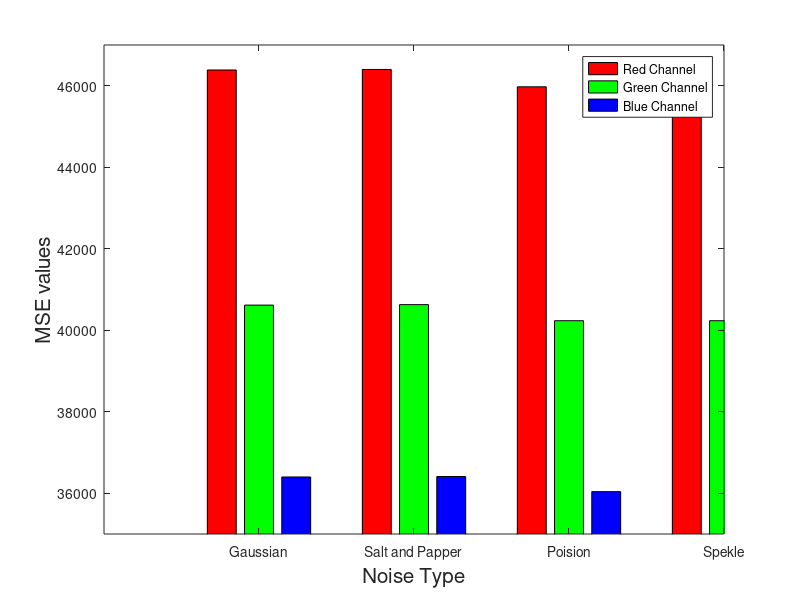

Reproduce this figure in MATLAB.
clear all
clc
X = [ 1; 2; 3; 4 ];
Y = [ 4.638677526384940e+04 4.061665989439338e+04 3.639925404816574e+04; ...
      4.639985787504644e+04 4.062880498704895e+04 3.641064745435706e+04; ...
      4.597468293217589e+04 4.023427516688460e+04 3.604046461071434e+04; ...
      4.597451662725202e+04 4.023412065050354e+04 3.604031987797167e+04; ...
    ];

Z = bar(X,Y);
set(Z(1), 'Facecolor','r')
set(Z(2), 'Facecolor','g')
set(Z(3), 'Facecolor','b')
xticks(1:4);
xticklabels({'Gaussian','Salt and Papper','Poision', 'Spekle'});
xlabel( 'Noise Type', 'FontSize',15 )
ylabel( 'MSE values','FontSize',15 )
legend({'Red Channel', 'Green Channel', 'Blue Channel'});
axis([0, 4, 3.5e+04, 4.7e+04]);